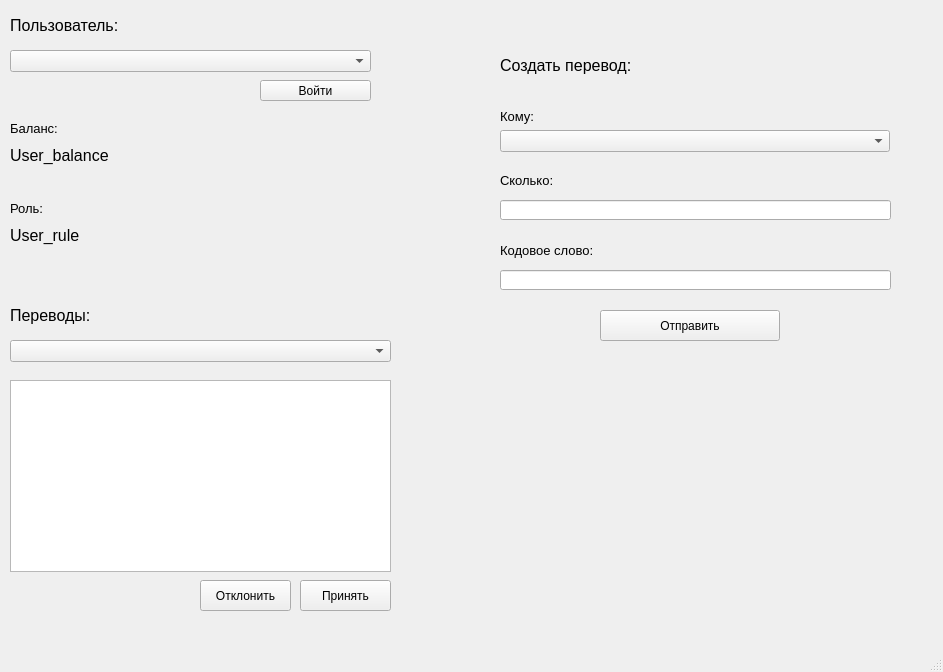
<?xml version="1.0" encoding="UTF-8"?>
<ui version="4.0">
 <class>MainWindow</class>
 <widget class="QMainWindow" name="MainWindow">
  <property name="geometry">
   <rect>
    <x>0</x>
    <y>0</y>
    <width>943</width>
    <height>672</height>
   </rect>
  </property>
  <property name="windowTitle">
   <string>MainWindow</string>
  </property>
  <widget class="QWidget" name="centralwidget">
   <widget class="QStackedWidget" name="stackedWidget">
    <property name="geometry">
     <rect>
      <x>0</x>
      <y>0</y>
      <width>1221</width>
      <height>881</height>
     </rect>
    </property>
    <widget class="QWidget" name="page">
     <widget class="QComboBox" name="comboBox">
      <property name="geometry">
       <rect>
        <x>10</x>
        <y>50</y>
        <width>361</width>
        <height>22</height>
       </rect>
      </property>
     </widget>
     <widget class="QLabel" name="label">
      <property name="geometry">
       <rect>
        <x>10</x>
        <y>140</y>
        <width>361</width>
        <height>31</height>
       </rect>
      </property>
      <property name="font">
       <font>
        <pointsize>12</pointsize>
       </font>
      </property>
      <property name="text">
       <string>User_balance</string>
      </property>
     </widget>
     <widget class="QLabel" name="label_2">
      <property name="geometry">
       <rect>
        <x>10</x>
        <y>220</y>
        <width>361</width>
        <height>31</height>
       </rect>
      </property>
      <property name="font">
       <font>
        <pointsize>12</pointsize>
       </font>
      </property>
      <property name="text">
       <string>User_rule</string>
      </property>
     </widget>
     <widget class="QLabel" name="label_3">
      <property name="geometry">
       <rect>
        <x>10</x>
        <y>10</y>
        <width>361</width>
        <height>31</height>
       </rect>
      </property>
      <property name="font">
       <font>
        <pointsize>12</pointsize>
       </font>
      </property>
      <property name="text">
       <string>Пользователь:</string>
      </property>
     </widget>
     <widget class="QComboBox" name="comboBox_2">
      <property name="geometry">
       <rect>
        <x>10</x>
        <y>340</y>
        <width>381</width>
        <height>22</height>
       </rect>
      </property>
     </widget>
     <widget class="QTextBrowser" name="textBrowser">
      <property name="geometry">
       <rect>
        <x>10</x>
        <y>380</y>
        <width>381</width>
        <height>192</height>
       </rect>
      </property>
     </widget>
     <widget class="QPushButton" name="pushButton">
      <property name="geometry">
       <rect>
        <x>300</x>
        <y>580</y>
        <width>91</width>
        <height>31</height>
       </rect>
      </property>
      <property name="text">
       <string>Принять</string>
      </property>
     </widget>
     <widget class="QPushButton" name="pushButton_2">
      <property name="geometry">
       <rect>
        <x>200</x>
        <y>580</y>
        <width>91</width>
        <height>31</height>
       </rect>
      </property>
      <property name="text">
       <string>Отклонить</string>
      </property>
     </widget>
     <widget class="QLabel" name="label_4">
      <property name="geometry">
       <rect>
        <x>10</x>
        <y>300</y>
        <width>361</width>
        <height>31</height>
       </rect>
      </property>
      <property name="font">
       <font>
        <pointsize>12</pointsize>
       </font>
      </property>
      <property name="text">
       <string>Переводы:</string>
      </property>
     </widget>
     <widget class="QLabel" name="label_5">
      <property name="geometry">
       <rect>
        <x>500</x>
        <y>50</y>
        <width>370</width>
        <height>31</height>
       </rect>
      </property>
      <property name="font">
       <font>
        <pointsize>12</pointsize>
       </font>
      </property>
      <property name="text">
       <string>Создать перевод:</string>
      </property>
     </widget>
     <widget class="QComboBox" name="comboBox_3">
      <property name="geometry">
       <rect>
        <x>500</x>
        <y>130</y>
        <width>390</width>
        <height>22</height>
       </rect>
      </property>
     </widget>
     <widget class="QLabel" name="label_6">
      <property name="geometry">
       <rect>
        <x>500</x>
        <y>106</y>
        <width>100</width>
        <height>20</height>
       </rect>
      </property>
      <property name="font">
       <font>
        <pointsize>10</pointsize>
       </font>
      </property>
      <property name="text">
       <string>Кому:</string>
      </property>
     </widget>
     <widget class="QLabel" name="label_7">
      <property name="geometry">
       <rect>
        <x>500</x>
        <y>170</y>
        <width>100</width>
        <height>20</height>
       </rect>
      </property>
      <property name="font">
       <font>
        <pointsize>10</pointsize>
       </font>
      </property>
      <property name="text">
       <string>Сколько:</string>
      </property>
     </widget>
     <widget class="QPushButton" name="pushButton_3">
      <property name="geometry">
       <rect>
        <x>600</x>
        <y>310</y>
        <width>180</width>
        <height>31</height>
       </rect>
      </property>
      <property name="text">
       <string>Отправить</string>
      </property>
     </widget>
     <widget class="QLabel" name="label_8">
      <property name="geometry">
       <rect>
        <x>10</x>
        <y>200</y>
        <width>251</width>
        <height>16</height>
       </rect>
      </property>
      <property name="font">
       <font>
        <pointsize>10</pointsize>
       </font>
      </property>
      <property name="text">
       <string>Роль:</string>
      </property>
     </widget>
     <widget class="QLabel" name="label_9">
      <property name="geometry">
       <rect>
        <x>10</x>
        <y>120</y>
        <width>251</width>
        <height>16</height>
       </rect>
      </property>
      <property name="font">
       <font>
        <pointsize>10</pointsize>
       </font>
      </property>
      <property name="text">
       <string>Баланс:</string>
      </property>
     </widget>
     <widget class="QPushButton" name="pushButton_4">
      <property name="geometry">
       <rect>
        <x>260</x>
        <y>80</y>
        <width>111</width>
        <height>21</height>
       </rect>
      </property>
      <property name="text">
       <string>Войти</string>
      </property>
     </widget>
     <widget class="QLineEdit" name="lineEdit">
      <property name="geometry">
       <rect>
        <x>500</x>
        <y>200</y>
        <width>391</width>
        <height>20</height>
       </rect>
      </property>
     </widget>
     <widget class="QLabel" name="label_10">
      <property name="geometry">
       <rect>
        <x>500</x>
        <y>240</y>
        <width>100</width>
        <height>20</height>
       </rect>
      </property>
      <property name="font">
       <font>
        <pointsize>10</pointsize>
       </font>
      </property>
      <property name="text">
       <string>Кодовое слово:</string>
      </property>
     </widget>
     <widget class="QLineEdit" name="lineEdit_2">
      <property name="geometry">
       <rect>
        <x>500</x>
        <y>270</y>
        <width>391</width>
        <height>20</height>
       </rect>
      </property>
     </widget>
    </widget>
    <widget class="QWidget" name="page_2"/>
   </widget>
  </widget>
  <widget class="QMenuBar" name="menubar">
   <property name="geometry">
    <rect>
     <x>0</x>
     <y>0</y>
     <width>943</width>
     <height>21</height>
    </rect>
   </property>
  </widget>
  <widget class="QStatusBar" name="statusbar"/>
 </widget>
 <resources/>
 <connections/>
</ui>
